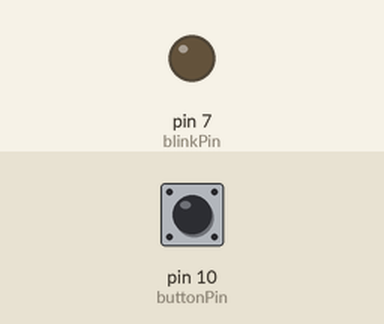
This sketch was run on a simulated Arduino Uno, built with avr-gcc and run on an emulated ATmega328P. Parts: output pins drawn as LEDs (lit = HIGH). Dashed ring = blinking. Inputs (shaded band) come from the test bench; at power-on: pin 10 (buttonPin) LOW. What the sketch prints to the serial monitor is not drawn.

Above: at 1.2 s.
1.3 s: pin 10 (buttonPin) pulled HIGH for 0.15 s
At 1.38 s:
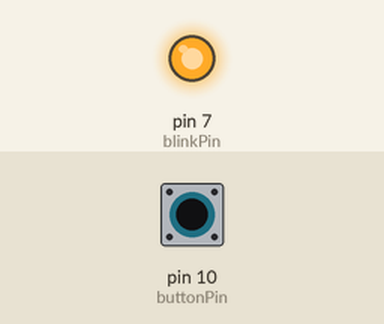
2.9 s: pin 10 (buttonPin) pulled HIGH for 3.2 s
At 6.4 s:
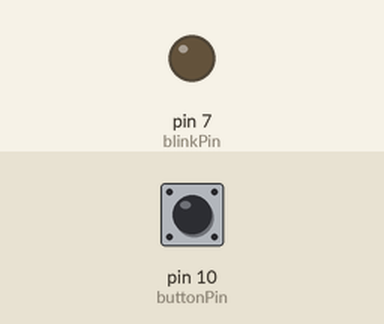
9.1 s: pin 10 (buttonPin) pulsed HIGH 5 times (0.12 s each, 0.3 s apart)
At 9.16 s:
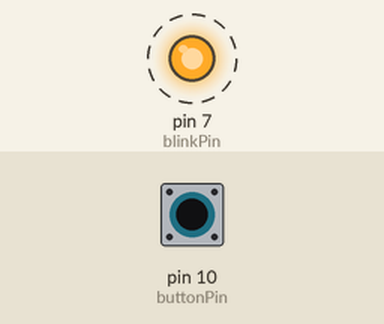
Timing chart, 0 to 12.1 s (numbered marks = the images above; inputs shaded):
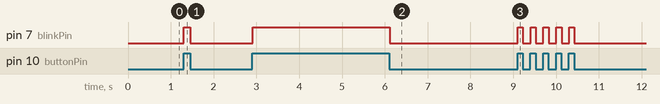

The sketch:

asdf.ino
```cpp
#include "Arduino.h"
int blinkPin = 7;
int buttonPin = 10;
int buttonState=0;
void setup(){
  Serial.begin(9600);
  pinMode(buttonPin, INPUT);
  pinMode(blinkPin, OUTPUT);
}
void loop(){
  buttonState = digitalRead(buttonPin);
  if (buttonState == 1){
    Serial.println("on");
    digitalWrite(blinkPin, HIGH);
  } else {
    Serial.println("off");
    digitalWrite(blinkPin, LOW);
  }
}
```

.ino.cpp
```cpp
#ifdef __IN_ECLIPSE__
//This is a automatic generated file
//Please do not modify this file
//If you touch this file your change will be overwritten during the next build
//This file has been generated on 2017-11-10 23:14:23

#include "Arduino.h"
#include "Arduino.h"
void setup() ;
void loop() ;

#include "asdf.ino"


#endif
```

Measured:
- after the input at 1.3 s, pin 7 (blinkPin): LOW → HIGH at once, → LOW 0.15 s later
- after the input at 2.9 s, pin 7 (blinkPin): LOW → HIGH at once, → LOW 3.2 s later
- after the input at 9.1 s, pin 7 (blinkPin): alternates HIGH for 0.12 s and LOW for 0.18 s, 10 changes in all, then stays LOW, starting at once
